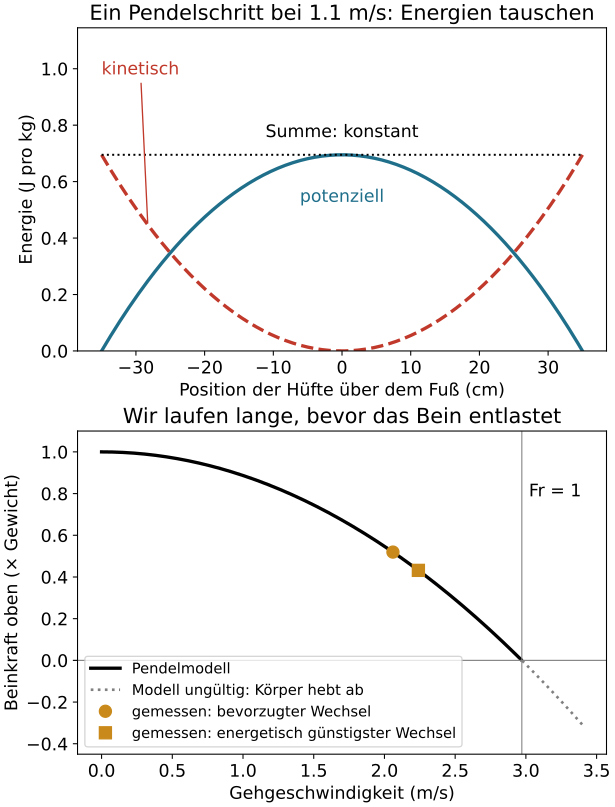

Generate this figure with Python:
# walking_pendulum.py – Aus „Wie wir gehen: Pendel, Federn und humanoide Roboter“
# https://wildbionics.com/de/artikel/gehen/ · Code: MIT-Lizenz
# Braucht: python3 -m pip install numpy matplotlib
# Starten: python3 walking_pendulum.py   (https://wildbionics.com/de/code-ausfuehren/)

import numpy as np
import matplotlib.pyplot as plt

# Ein gehender Mensch als inverses Pendel: Der Körper (eine Punktmasse an der Hüfte) schwingt über ein steifes Bein.
G = 9.81                 # Schwerebeschleunigung (m/s²)
LEG = 0.90               # Beinlänge L, Hüftgelenk bis Boden (m) – angenommen für Erwachsene
STEP = 0.70              # Schrittlänge (m) – angenommen
WALK = 1.1               # Gehgeschwindigkeit in der Mitte der Standphase (m/s), nahe der sparsamsten
FR_SWITCH = 0.5          # Froude-Zahl, bei der Menschen vom Gehen ins Laufen wechseln (gemessen)
SWITCH_SPEEDS = {"bevorzugter Wechsel": 2.06, "energetisch günstigster Wechsel": 2.24}   # gemessen (m/s)


def froude(speed, leg=LEG, g=G):
    """Froude-Zahl Fr = v²/(g·L): Zentripetal- im Verhältnis zur Schwerebeschleunigung."""
    return speed**2 / (g * leg)


def max_walking_speed(leg=LEG, g=G):
    """Am höchsten Punkt bewegt sich der Körper auf einem Kreis mit Radius L. Nur die Schwerkraft
    kann ihn auf der Kurve halten, also v²/L ≤ g, d. h. Fr ≤ 1 und v ≤ √(g·L) – schneller, und er hebt ab."""
    return np.sqrt(g * leg)


# Ein Schritt: Das Bein schwingt von −θ0 bis +θ0 um die Senkrechte, ohne Verluste (Energieerhaltung)
theta0 = np.arcsin(STEP / 2 / LEG)
theta = np.linspace(-theta0, theta0, 201)
x = LEG * np.sin(theta)                                   # Position der Hüfte über dem Fuß (m)
height = LEG * np.cos(theta)                              # Höhe der Hüfte (m)
speed = np.sqrt(WALK**2 + 2 * G * (LEG - height))         # oben am langsamsten, an den Enden am schnellsten
potential = G * (height - height.min())                   # Energie pro kg Körpermasse (J/kg)
kinetic = 0.5 * (speed**2 - speed.min()**2)
total = potential + kinetic

v_max = max_walking_speed()
print(f"ein Pendelschritt: Die Hüfte steigt um {100 * (height.max() - height.min()):.1f} cm, "
      f"Geschwindigkeit oben {speed.min():.2f} m/s, an den Enden {speed.max():.2f} m/s")
print(f"kinetische und potenzielle Energie tauschen die Rollen; ihre Summe ändert sich um {np.ptp(total):.1f} J/kg")
print(f"schnellstmögliches Gehen (Fr = 1): v = √(g·L) = {v_max:.2f} m/s = {3.6 * v_max:.1f} km/h")
print(f"vorhergesagter Wechsel ins Laufen bei Fr = {FR_SWITCH}: {np.sqrt(FR_SWITCH * G * LEG):.2f} m/s")
for name, v in SWITCH_SPEEDS.items():
    print(f"gemessen, {name}: {v:.2f} m/s → Fr = {froude(v):.2f}, "
          f"Beinkraft oben = {1 - froude(v):.2f} × Körpergewicht")

plt.rcParams["font.size"] = 13      # große Schrift: Das Diagramm bleibt auf dem Handy lesbar
fig, (top, bottom) = plt.subplots(2, 1, figsize=(6.4, 8.4), layout="constrained")
cm = 100 * x
top.plot(cm, potential, lw=2.5, color="#1f6f8b")
top.plot(cm, kinetic, lw=2.5, ls="--", color="#c0392b")
top.plot(cm, total, lw=1.5, ls=":", color="black")
top.text(0, potential.max() - 0.12, "potenziell", ha="center", va="top", color="#1f6f8b")
top.annotate("kinetisch", xy=(cm[20], kinetic[20]), xytext=(cm[0], 0.98), color="#c0392b",
             arrowprops=dict(arrowstyle="-", color="#c0392b"))
top.text(0, total[0] + 0.05, "Summe: konstant", ha="center", va="bottom")
top.set_xlabel("Position der Hüfte über dem Fuß (cm)")
top.set_ylabel("Energie (J pro kg)")
top.set_ylim(0, total[0] + 0.45)
top.set_title(f"Ein Pendelschritt bei {WALK} m/s: Energien tauschen")

v = np.linspace(0, 3.4, 400)
force = 1 - froude(v)                                     # Beinkraft oben, in Körpergewichten
valid = v <= v_max
bottom.plot(v[valid], force[valid], lw=2.5, color="black", label="Pendelmodell")
bottom.plot(v[~valid], force[~valid], lw=2, ls=":", color="grey", label="Modell ungültig: Körper hebt ab")
bottom.axhline(0, color="grey", lw=0.8)
bottom.axvline(v_max, color="grey", lw=0.8)
bottom.text(v_max + 0.05, 0.85, "Fr = 1", va="top")
for (name, s), marker in zip(SWITCH_SPEEDS.items(), ("o", "s")):
    bottom.plot(s, 1 - froude(s), marker, ms=9, color="#c98a1b", label=f"gemessen: {name}")
bottom.set_xlabel("Gehgeschwindigkeit (m/s)")
bottom.set_ylabel("Beinkraft oben (× Gewicht)")
bottom.set_ylim(-0.45, 1.1)
bottom.set_title("Wir laufen lange, bevor das Bein entlastet")
bottom.legend(loc="lower left", fontsize=11)
plt.show()
